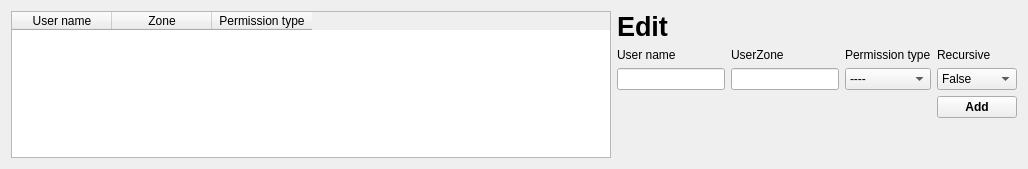
        <widget class="QWidget" name="accession">
         <attribute name="title">
          <string>Permissions</string>
         </attribute>
         <layout class="QHBoxLayout" name="horizontalLayout_2">
          <item>
           <widget class="QTableWidget" name="aclTable">
            <property name="minimumSize">
             <size>
              <width>600</width>
              <height>0</height>
             </size>
            </property>
            <property name="styleSheet">
             <string notr="true">selection-background-color: rgb(58, 152, 112);</string>
            </property>
            <property name="sizeAdjustPolicy">
             <enum>QAbstractScrollArea::AdjustToContents</enum>
            </property>
            <property name="editTriggers">
             <set>QAbstractItemView::NoEditTriggers</set>
            </property>
            <property name="selectionMode">
             <enum>QAbstractItemView::SingleSelection</enum>
            </property>
            <property name="selectionBehavior">
             <enum>QAbstractItemView::SelectRows</enum>
            </property>
            <column>
             <property name="text">
              <string>User name</string>
             </property>
            </column>
            <column>
             <property name="text">
              <string>Zone</string>
             </property>
            </column>
            <column>
             <property name="text">
              <string>Permission type</string>
             </property>
            </column>
           </widget>
          </item>
          <item>
           <layout class="QGridLayout" name="gridLayout_4">
            <item row="4" column="2">
             <widget class="QLabel" name="label_10">
              <property name="text">
               <string>Permission type</string>
              </property>
             </widget>
            </item>
            <item row="7" column="3">
             <widget class="QPushButton" name="aclAddButton">
              <property name="font">
               <font>
                <weight>75</weight>
                <bold>true</bold>
               </font>
              </property>
              <property name="text">
               <string>Add</string>
              </property>
             </widget>
            </item>
            <item row="0" column="0">
             <widget class="QLabel" name="label_11">
              <property name="font">
               <font>
                <pointsize>20</pointsize>
                <weight>75</weight>
                <bold>true</bold>
               </font>
              </property>
              <property name="text">
               <string>Edit</string>
              </property>
             </widget>
            </item>
            <item row="4" column="3">
             <widget class="QLabel" name="label_7">
              <property name="text">
               <string>Recursive</string>
              </property>
             </widget>
            </item>
            <item row="6" column="2">
             <widget class="QComboBox" name="aclBox">
              <item>
               <property name="text">
                <string>----</string>
               </property>
              </item>
              <item>
               <property name="text">
                <string>null</string>
               </property>
              </item>
              <item>
               <property name="text">
                <string>read</string>
               </property>
              </item>
              <item>
               <property name="text">
                <string>write</string>
               </property>
              </item>
              <item>
               <property name="text">
                <string>own</string>
               </property>
              </item>
             </widget>
            </item>
            <item row="6" column="0">
             <widget class="QLineEdit" name="aclUserField"/>
            </item>
            <item row="4" column="0">
             <widget class="QLabel" name="label_13">
              <property name="text">
               <string>User name</string>
              </property>
             </widget>
            </item>
            <item row="6" column="3">
             <widget class="QComboBox" name="recurseBox">
              <item>
               <property name="text">
                <string>False</string>
               </property>
              </item>
              <item>
               <property name="text">
                <string>True</string>
               </property>
              </item>
             </widget>
            </item>
            <item row="8" column="0">
             <spacer name="verticalSpacer_2">
              <property name="orientation">
               <enum>Qt::Vertical</enum>
              </property>
              <property name="sizeHint" stdset="0">
               <size>
                <width>20</width>
                <height>40</height>
               </size>
              </property>
             </spacer>
            </item>
            <item row="6" column="1">
             <widget class="QLineEdit" name="aclZoneField"/>
            </item>
            <item row="4" column="1">
             <widget class="QLabel" name="label_8">
              <property name="text">
               <string>UserZone</string>
              </property>
             </widget>
            </item>
           </layout>
          </item>
         </layout>
        </widget>
